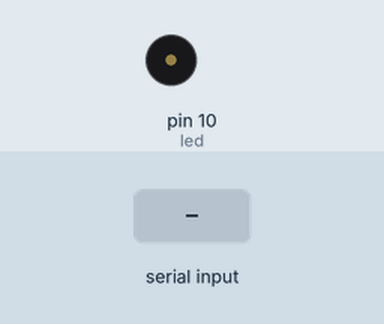
Bench run of a sketch on a simulated Arduino Mega 2560, built with avr-gcc and run on an emulated ATmega2560. Parts: buzzer (waves = sounding). Inputs (shaded band) come from the test bench.

Above: at 1.2 s.
1.3 s: "1" received over the second serial link
At 2.4 s:
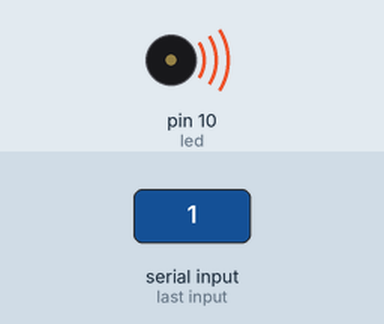
2.8 s: "2" received over the second serial link
At 3.5 s:
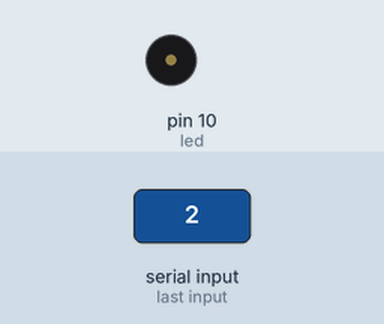
Timing chart, 0 to 5.8 s (numbered marks = the images above; inputs shaded):
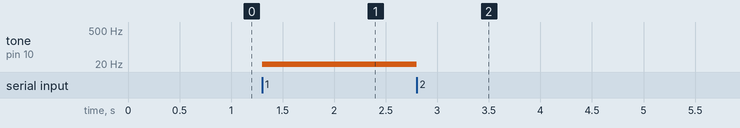

The sketch:

2406011_bluetooth_LED.ino
```cpp
int led =10;

void setup() {
  Serial.begin(9600);
 Serial3.begin(9600);
 pinMode(led,OUTPUT);
}

void loop() {  //SERIAL MONITOR
  if(Serial3.available()>0){ //어떤 값이 들어왔을때(1)
    char recv = Serial3.read(); //RECV=문자변수, 수신(블루투스-아두이노 recv에 저장)
    Serial3.write(recv);//아두이노-블루투스로 보내는것
    Serial3.println(recv);// 출력\

  if(recv=='1'){
    tone(led,HIGH);
  }
  if(recv=='2'){
    tone(led,LOW);
  }
  }
}
```

Measured:
- after the input at 1.3 s, tone on pin 10 (led): silent → 1 Hz at once
- after the input at 2.8 s, tone on pin 10 (led): 1 Hz → silent at once
